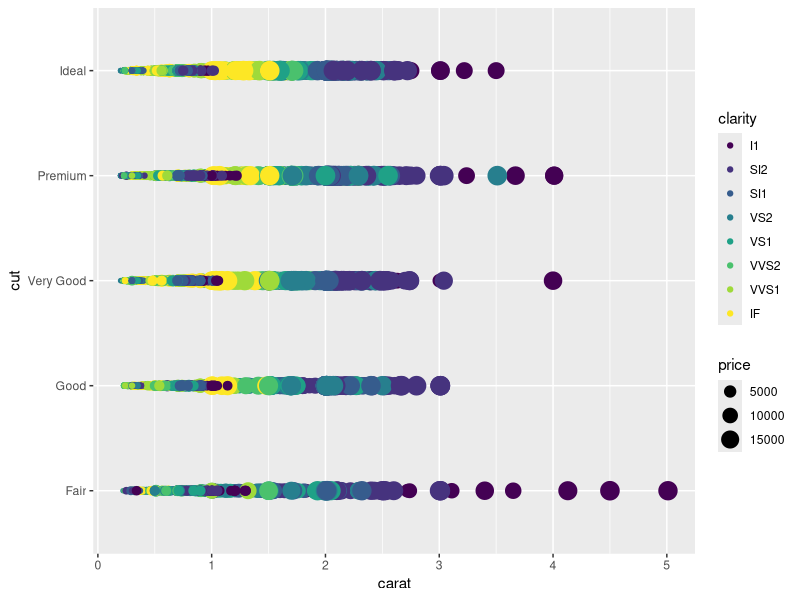

Reproduce this figure in R.
# 10.1.2020 notes


install.packages("ggplot2")
library(ggplot2)
library(tidyverse)

myData = diamonds

View(myData)
?diamond

outliers <- filter(diamonds, cut == "Fair", carat >= 4)

?diamonds

ggplot(data = diamonds) + geom_point(mapping = aes(x = carat, y = cut, color = clarity, size = price))